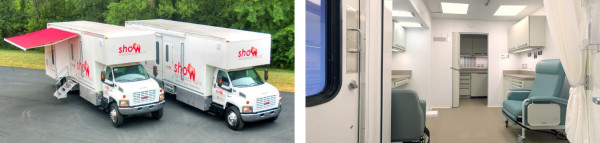
#> input picture shapes/1.jpg, 600 x 143 px
$ python Edges.py   (older library calls are emulated)
#> lines starting #> are read from the running program, lines starting #| are printed output that depends on the picture; after the words box and inside, x2 and y2 are one past the last pixel; in counts of white or black regions, pixels touching at a corner belong together
import cv2
import numpy as np

# Moments
img = cv2.imread("1.jpg", cv2.IMREAD_GRAYSCALE)
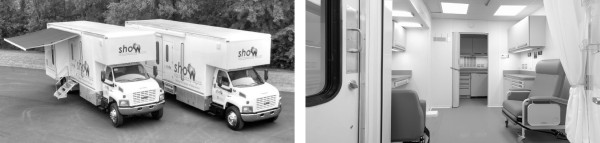
#> img: shape (143, 600); min 0, max 255, mean 158.8
ret, thresh = cv2. threshold(img, 127, 255, cv2.THRESH_BINARY)
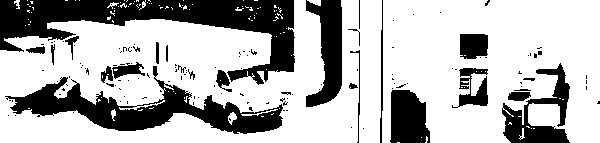
#> thresh: shape (143, 600); 70.9% white; 135 black regions (109 under 20 px)
im2, contours, hierarchy = cv2.findContours(thresh, cv2.RETR_TREE, cv2.CHAIN_APPROX_SIMPLE)
#> contours = 288 contours, 255 with area under 20; largest, box (x1, y1, x2, y2) and area: (0, 0, 382, 143) 41474, (382, 0, 600, 143) 26454, (4, 76, 284, 135) 6706, (457, 67, 489, 108) 825, (459, 33, 489, 60) 696

cnt = contours[0]
#> cnt = [[397, 142], [399, 142]]
m = cv2.moments(cnt)
#> m = moments, m00 0
'''
print(m)

cx = int(m['m10']/m['m00'])
cy = int(m['m01']/m['m00'])

print (cx)
print (cy)
'''
'''
# Contour Area
print (cv2.contourArea(cnt))
'''
'''
# Contour Perimeter
print (cv2.arcLength(cnt, True))
'''

'''
# Contour Approximation
# Less no. of Vertices
epsilon = 0.1*cv2.arcLength(cnt, True)
approx = cv2.approxPolyDP(cnt, epsilon, True)
#x, y, w, h = cv2.boundingRect(cnt)
#cv2.rectangle(img, (x, y), (x+w, y+h), (0, 255, 0), 2)

cv2.imshow("Contour Approximation", img)

cv2.waitKey(0)
'''
# Convex Hull
for con in contours:
    hull = cv2.convexHull(con)
    x, y, w, h = cv2.boundingRect(hull)
    cv2.rectangle(img, (x, y), (x+w, y+h), (0, 255, 0), 2)
    cv2.imshow("Contour Approximation", img)
    cv2.waitKey(0)
#> this loop made 288 passes
#> (x, y, w, h) on passes 2, 3, 5: (421, 137, 1, 1), (425, 136, 3, 7), (531, 128, 1, 1)
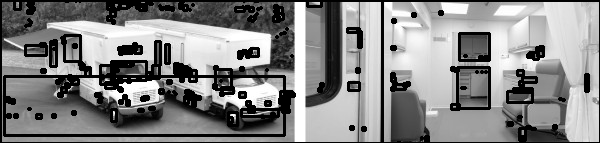
#> img: shape (143, 600); 16.71% of pixels changed, all inside (x1, y1, x2, y2) = (0, 0, 600, 143)

cv2.imshow("Contour Approximation", img)
cv2.waitKey(0)

$ run again, with shapes/10.jpg copied over shapes/1.jpg
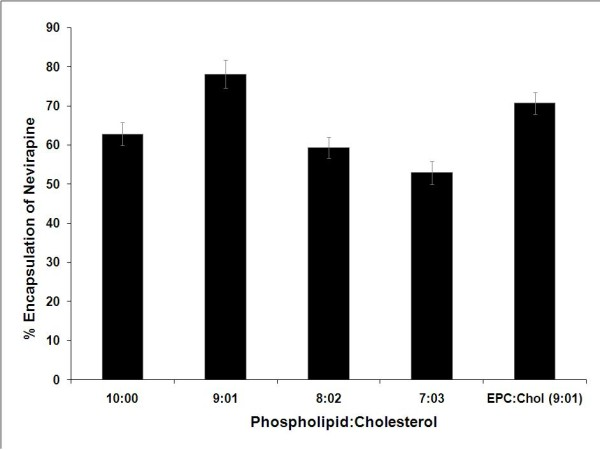
#> input picture shapes/10.jpg, 600 x 450 px
#> `ret, thresh = cv2. threshold(img, 127, 255, cv2.THRESH_BINARY)`:
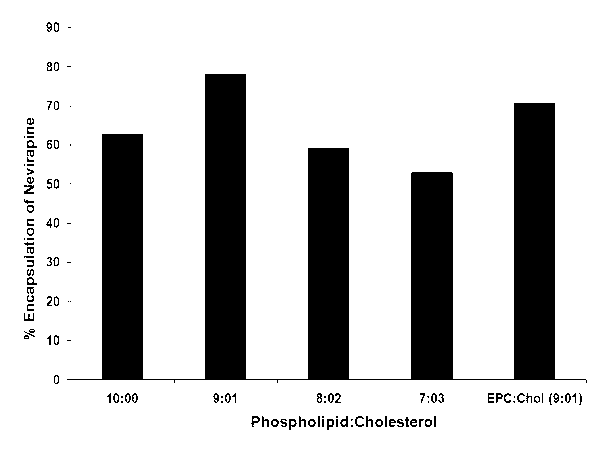
#> thresh: shape (450, 600); 79.5% white; 124 black regions (43 under 20 px)
#> contours = 171 contours, 75 with area under 20; largest, box (x1, y1, x2, y2) and area: (0, 0, 600, 450) 268951, (66, 73, 587, 384) 54335, (23, 184, 35, 195) 83, (339, 415, 349, 428) 76, (288, 418, 298, 431) 76
#> cnt = [[0, 0], [0, 449], [599, 449], [599, 0]]
#> m = moments, m00 268951, centre m10/m00, m01/m00 = (299.5, 224.5)
#> the loop `for con in contours:` made 171 passes
#> (x, y, w, h) on passes 2 to 4: (350, 424, 4, 4), (424, 418, 9, 10), (426, 421, 4, 4)
#> after the loop `for con in contours:`:
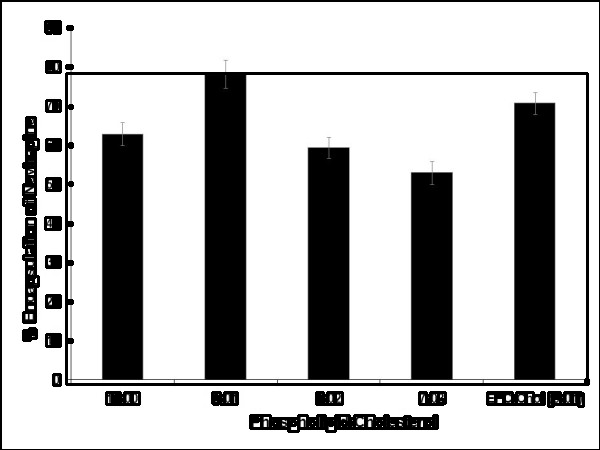
#> img: shape (450, 600); min 0, max 255, mean 187.5

$ run again, with shapes/11.jpg copied over shapes/1.jpg
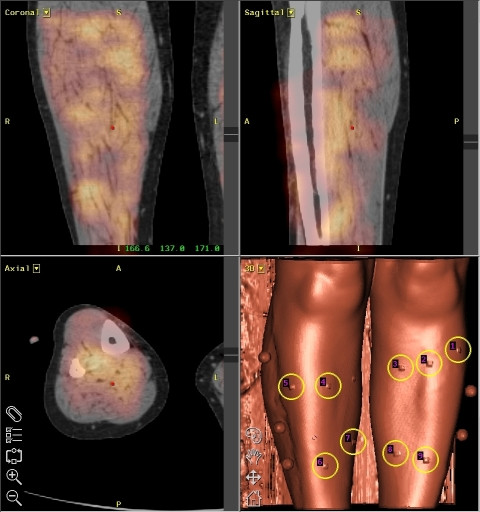
#> input picture shapes/11.jpg, 480 x 512 px
#> `ret, thresh = cv2. threshold(img, 127, 255, cv2.THRESH_BINARY)`:
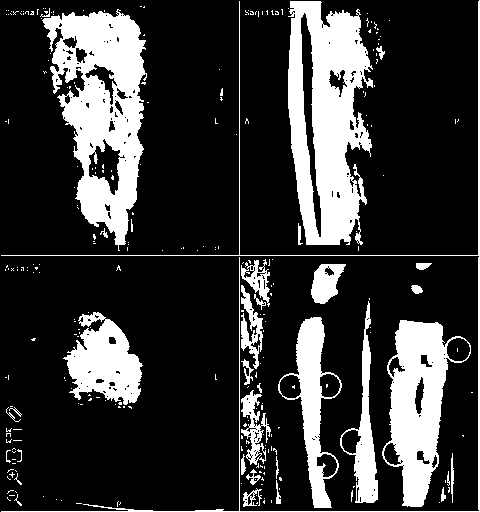
#> thresh: shape (512, 480); 21.6% white; 270 white regions (235 under 20 px)
#> contours = 490 contours, 428 with area under 20; largest, box (x1, y1, x2, y2) and area: (288, 1, 373, 245) 15131, (42, 9, 147, 251) 14582, (382, 320, 471, 507) 8740, (278, 317, 342, 508) 4692, (63, 312, 143, 405) 4288
#> cnt = [[76, 503], [81, 503]]
#> m = moments, m00 0
#> the loop `for con in contours:` made 490 passes
#> (x, y, w, h) on passes 2, 8, 9: (439, 502, 1, 1), (61, 500, 1, 1), (56, 499, 1, 1)
#> after the loop `for con in contours:`:
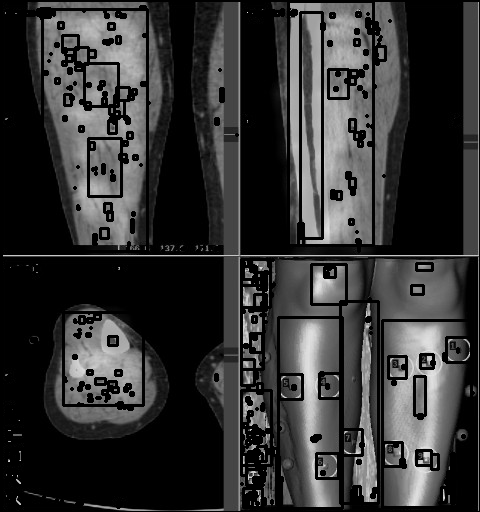
#> img: shape (512, 480); min 0, max 229, mean 51.3

$ run again, with shapes/12.jpg copied over shapes/1.jpg
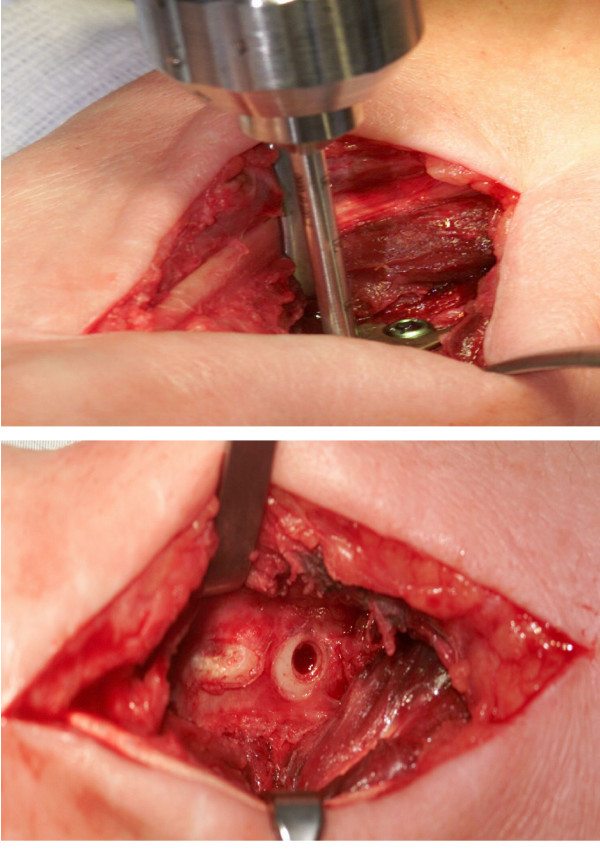
#> input picture shapes/12.jpg, 600 x 850 px
#> `ret, thresh = cv2. threshold(img, 127, 255, cv2.THRESH_BINARY)`:
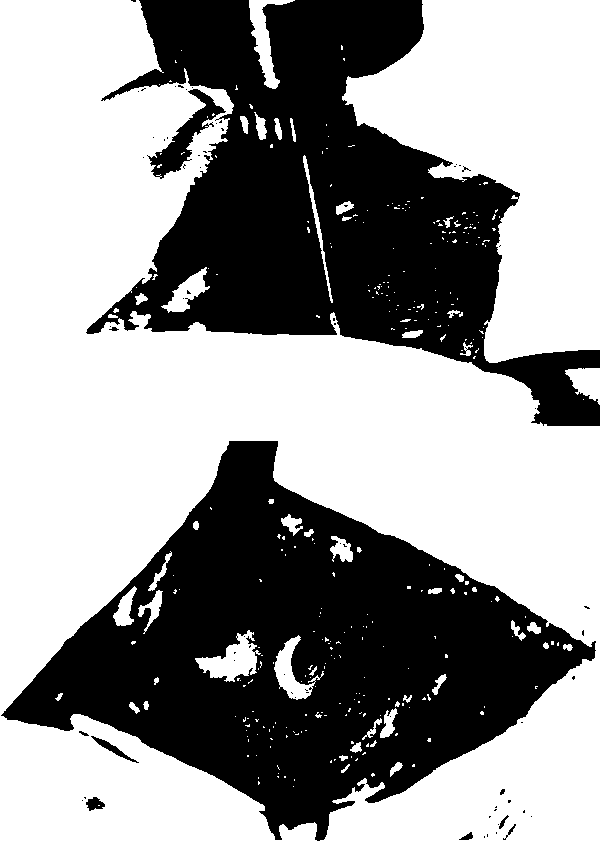
#> thresh: shape (850, 600); 59.9% white; 70 black regions (59 under 20 px)
#> contours = 411 contours, 360 with area under 20; largest, box (x1, y1, x2, y2) and area: (0, 0, 600, 850) 354748, (0, 440, 597, 842) 114874, (342, 0, 600, 363) 53826, (147, 88, 227, 180) 2078, (195, 630, 261, 682) 1451
#> cnt = [[583, 399]]
#> m = moments, m00 0
#> the loop `for con in contours:` made 411 passes
#> (x, y, w, h) on passes 1 to 3: (583, 399, 1, 1), (565, 368, 35, 37), (473, 356, 3, 3)
#> after the loop `for con in contours:`:
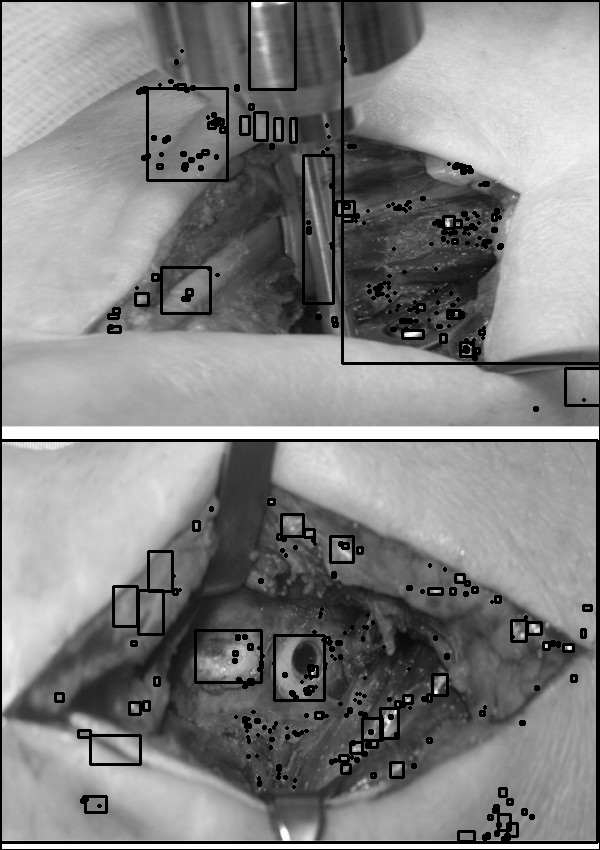
#> img: shape (850, 600); min 0, max 255, mean 131.6
